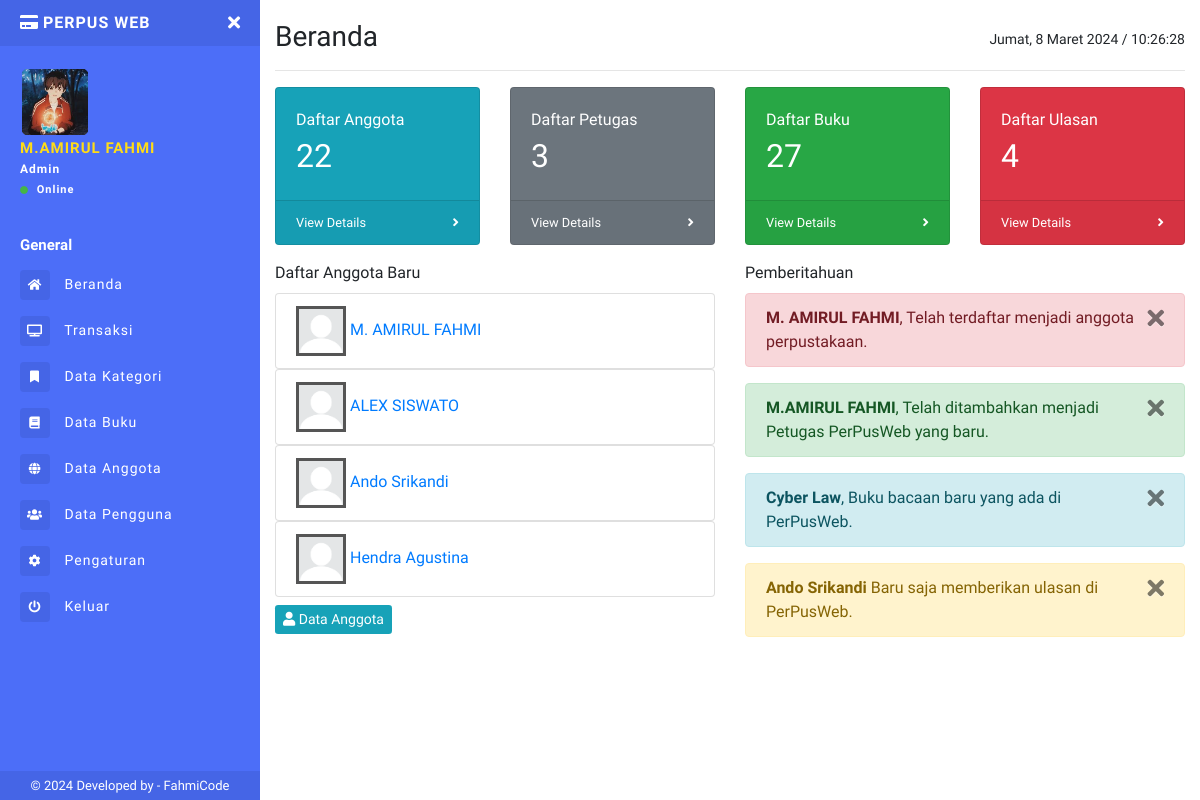
The app's page /admin/index.php (signed in) with its own data.
### tables this page shows
CREATE TABLE `tb_anggota` (
  `id_anggota` char(11) NOT NULL,
  `nisn` varchar(16) NOT NULL,
  `nama` varchar(50) NOT NULL,
  `kelas` varchar(25) NOT NULL,
  `username` varchar(45) NOT NULL,
  `password` varchar(45) NOT NULL,
  `foto` varchar(50) NOT NULL,
  `created_at` timestamp NULL DEFAULT current_timestamp(),
  `updated_at` varchar(40) DEFAULT NULL,
  `status` tinyint(4) NOT NULL
);

CREATE TABLE `tb_buku` (
  `id_buku` char(13) NOT NULL,
  `judul` varchar(50) NOT NULL,
  `penulis` varchar(50) NOT NULL,
  `penerbit` varchar(50) NOT NULL,
  `th_terbit` date DEFAULT NULL,
  `id_kategori` int(11) NOT NULL,
  `jumlah_buku` int(11) NOT NULL,
  `lokasi` varchar(25) NOT NULL,
  `gambar` varchar(50) NOT NULL,
  `created_by` int(11) NOT NULL,
  `tgl_input` date DEFAULT NULL
);

CREATE TABLE `tb_ulasan` (
  `id_ulasan` int(11) NOT NULL,
  `id_buku` varchar(15) NOT NULL,
  `id_anggota` varchar(15) NOT NULL,
  `ulasan` text NOT NULL,
  `rating` varchar(25) NOT NULL,
  `tgl_ulasan` varchar(40) NOT NULL,
  `balasan` varchar(100) DEFAULT NULL,
  `tgl_balasan` varchar(40) DEFAULT NULL
);

### admin/index.php (the view, shortened to what this page needs)
<?php
include 'sidebar.php';
$anggota = mysqli_query($conn, "SELECT * FROM tb_anggota");
$jumlah1 = mysqli_num_rows($anggota);
$pengguna = mysqli_query($conn, "SELECT * FROM tb_admin");
$jumlah2 = mysqli_num_rows($pengguna);
$buku = mysqli_query($conn, "SELECT * FROM tb_buku");
$jumlah3 = mysqli_num_rows($buku);
$tr = mysqli_query($conn, "SELECT * FROM tb_ulasan");
$jumlah4 = mysqli_num_rows($tr);
?>
<h1 class="h3 mb-0">
  Beranda
  <div class="float-right">
    <p id="date_time" style="font-size: 14px; margin-top:11px"></p>
  </div>
</h1>
<hr>
<div class="row">
  <?php
  if ($d['level'] == "Admin") { ?>
    <div class="col-xl-3 col-sm-6 mb-3">
      <div class="card text-white bg-info o-hidden h-100">
        <div class="card-body">
          <div class="card-body-icon">
            Daftar Anggota
          </div>
          <div class="mr-5" style="font-size:32px;"><?= $jumlah1; ?></div>
        </div>
        <a class="card-footer text-white clearfix small z-1" href="data-anggota.php">
          <span class="float-left">View Details</span>
          <span class="float-right">
            <i class="fas fa-angle-right"></i>
          </span>
        </a>
      </div>
    </div>
  <?php } ?>
  <div class="col-xl-3 col-sm-6 mb-3">
    <div class="card text-white bg-secondary o-hidden h-100">
      <div class="card-body">
        <div class="card-body-icon">
          Daftar Petugas
        </div>
        <div class="mr-5" style="font-size:32px;"><?= $jumlah2; ?></div>
      </div>
      <a class="card-footer text-white clearfix small z-1" href="data-admin.php">
        <span class="float-left">View Details</span>
        <span class="float-right">
          <i class="fas fa-angle-right"></i>
        </span>
      </a>
    </div>
  </div>
  <div class="col-xl-3 col-sm-6 mb-3">
    <div class="card text-white bg-success o-hidden h-100">
      <div class="card-body">
        <div class="card-body-icon">
          Daftar Buku
        </div>
        <div class="mr-5" style="font-size:32px;"><?= $jumlah3; ?></div>
      </div>
      <a class="card-footer text-white clearfix small z-1" href="data-buku.php">
        <span class="float-left">View Details</span>
        <span class="float-right">
          <i class="fas fa-angle-right"></i>
        </span>
      </a>
    </div>
  </div>
  <div class="col-xl-3 col-sm-6 mb-3">
    <div class="card text-white bg-danger o-hidden h-100">
      <div class="card-body">
        <div class="card-body-icon">
          Daftar Ulasan
        </div>
        <div class="mr-5" style="font-size:32px;"><?= $jumlah4; ?></div>
      </div>
      <a class="card-footer text-white clearfix small z-1" href="data-ulasan.php">
        <span class="float-left">View Details</span>
        <span class="float-right">
          <i class="fas fa-angle-right"></i>
        </span>
      </a>
    </div>
  </div>
</div>
<div class="row">
  <div class="col-md-6">
    <div class="panel">
      <header class="panel-heading mb-2">
        Daftar Anggota Baru
      </header>
      <?php
      $query = mysqli_query($conn, "SELECT * FROM tb_anggota ORDER BY created_at DESC LIMIT 4");
      while ($a = mysqli_fetch_assoc($query)) {
      ?>
        <ul class="list-group teammates">
          <li class="list-group-item">
            <a href="detail-anggota.php?kd_anggota=<?= $a['id_anggota']; ?>"><img src="../uploads/profil/<?= $a['foto']; ?>" width="50" height="50" style="border: 3px solid #555555;"></a>
            <a href="detail-anggota.php?kd_anggota=<?= $a['id_anggota']; ?>"><?= $a['nama']; ?></a>
          </li>
        </ul>
      <?php } ?>
      <div class="panel-footer bg-white">
        <a href="data-anggota.php" class="btn btn-sm btn-info mt-2"><i class="fa fa-user"></i> Data Anggota</a>
      </div>
    </div>
  </div>
  <div class="col-lg-6">
    <?php
    $anggota = mysqli_query($conn, "SELECT * FROM tb_anggota ORDER BY created_at DESC LIMIT 1");
    $admin = mysqli_query($conn, "SELECT * FROM tb_admin ORDER BY created_at DESC LIMIT 1");
    $buku = mysqli_query($conn, "SELECT * FROM tb_buku ORDER BY id_buku DESC LIMIT 1");
    $ulasan = mysqli_query($conn, "SELECT * FROM tb_ulasan JOIN tb_anggota ON tb_ulasan.id_anggota = tb_anggota.id_anggota ORDER BY tb_ulasan.tgl_ulasan DESC LIMIT 1");
    ?>
    <section class="panel">
      <header class="panel-heading mb-2">
        Pemberitahuan
      </header>
      <?php while ($u = mysqli_fetch_assoc($anggota)) { ?>
        <div class="panel-body" id="noti-box">
          <div class="alert alert-block alert-danger">
            <button data-dismiss="alert" class="close close-sm" type="button">
              <i class="fa fa-times"></i>
            </button>
            <strong><?= $u['nama']; ?></strong>, Telah terdaftar menjadi anggota perpustakaan.
          </div>
        <?php } ?>
        <?php while ($adm = mysqli_fetch_assoc($admin)) { ?>
          <div class="alert alert-success">
            <button data-dismiss="alert" class="close close-sm" type="button">
              <i class="fa fa-times"></i>
            </button>
            <strong><?= $adm['nama']; ?></strong>, Telah ditambahkan menjadi <?= $adm['level']; ?> PerPusWeb yang baru.
          </div>
        <?php } ?>
        <?php while ($bu = mysqli_fetch_assoc($buku)) { ?>
          <div class="alert alert-info">
            <button data-dismiss="alert" class="close close-sm" type="button">
              <i class="fa fa-times"></i>
            </button>
            <strong><?= $bu['judul']; ?></strong>, Buku bacaan baru yang ada di PerPusWeb.
          </div>
        <?php } ?>
        <?php while ($ul = mysqli_fetch_assoc($ulasan)) { ?>
          <div class="alert alert-warning">
            <button data-dismiss="alert" class="close close-sm" type="button">
              <i class="fa fa-times"></i>
            </button>
            <strong><?= $ul['nama']; ?> </strong> Baru saja memberikan ulasan di PerPusWeb.
          </div>
        <?php } ?>
    </section>
  </div>
</div>
<?php include 'footer.php'; ?>

### admin/sidebar.php (shortened to what this page needs)
<?php
include '../connection/koneksi.php';
$query = "SELECT * FROM tb_admin WHERE id = '" .  $_COOKIE['id_admin'] . "'";
$run = mysqli_query($conn, $query);
$d = mysqli_fetch_array($run);
?>
<!DOCTYPE html>
<html>
<head>
  <link rel="stylesheet" href="https://maxcdn.bootstrapcdn.com/bootstrap/4.0.0/css/bootstrap.min.css">
  <link href="../assets/css/style.css" rel="stylesheet">
  <link href="https://use.fontawesome.com/releases/v5.0.6/css/all.css" rel="stylesheet">
  <link href="../assets/vendor/datatables/dataTables.bootstrap4.min.css" rel="stylesheet">
  <link href="../assets/vendor/datatables/responsive.bootstrap4.min.css" rel="stylesheet">
</head>
<body>
  <div class="page-wrapper chiller-theme toggled">
    <nav id="sidebar" class="sidebar-wrapper">
      <div class="sidebar-content">
        <div class="sidebar-brand">
          <a href="./"><i class="fa fa-credit-card mr-1"></i>PerPus Web</a>
          <div id="close-sidebar">
            <i class="fas fa-times"></i>
          </div>
        </div>
        <div class="sidebar-header">
          <div class="user-pic" style="height:70px;width:70px;">
            <img class="img-responsive img-rounded" src="../uploads/profil/<?= $d['foto']; ?>" alt="User picture">
          </div>
          <div class="user-info">
            <span class="user-name"><?= $d['nama']; ?>
            </span>
            <span class="user-role"><?= $d['level'] ?></span>
            <span class="user-status">
              <i class="fa fa-circle"></i>
              <span>Online</span>
            </span>
          </div>
        </div>
        <div class="sidebar-menu">
          <ul>
            <li class="header-menu">
              <span>General</span>
            </li>
            <li>
              <a href="index.php">
                <i class="fas fa-home"></i>
                <span>Beranda</span>
              </a>
            </li>
            <li>
              <a href="transaksi.php">
                <i class="fa fa-tv"></i>
                <span>Transaksi</span>
              </a>
            </li>
            <li>
              <a href="kategori.php">
                <i class="fa fa-fw fa-bookmark"></i>
                <span>Data Kategori</span>
              </a>
            </li>
            <li>
              <a href="data-buku.php">
                <i class="fa fa-book"></i>
                <span>Data Buku</span>
              </a>
            </li>
            <li>
              <a href="data-anggota.php">
                <i class="fas fa-globe"></i>
                <span>Data Anggota</span>
              </a>
            </li>
            <?php
            if ($d['level'] == "Admin") { ?>
              <li>
                <a href="data-admin.php">
                  <i class="fas fa-users"></i>
                  <span>Data Pengguna</span>
                </a>
              </li>
            <?php  }  ?>
            <li>
              <a href="pengaturan.php">
                <i class="fa fa-cog"></i>
                <span>Pengaturan</span>
              </a>
            </li>
            <li>
              <a href="#Exit" data-toggle="modal">
                <i class="fa fa-power-off"></i>
                <span>Keluar</span>
              </a>
            </li>
          </ul>
        </div>
      </div>
      <div class="sidebar-footer">
        © 2024 Developed by - <a target="_blank" rel="noopener noreferrer" href="https://fahmi965.000webhostapp.com/Portofolio.html">
          FahmiCode</a>
      </div>
    </nav>
    <main class="page-content">
      <div class="container-fluid">

### records on screen
tb_anggota: foto (placeholder picture), nama "M. AMIRUL FAHMI"
tb_anggota: foto (placeholder picture), nama "ALEX SISWATO"
tb_anggota: foto (placeholder picture), nama "Ando Srikandi"
tb_anggota: foto (placeholder picture), nama "Hendra Agustina"
tb_buku: judul "Cyber Law"
tb_ulasan: id_anggota.nama "Ando Srikandi"

### other values on screen
$d['nama'] "M.AMIRUL FAHMI"
$d['level'] "Admin"
$jumlah1 "22"
$jumlah2 "3"
$jumlah3 "27"
$jumlah4 "4"
$adm['nama'] "M.AMIRUL FAHMI"
$adm['level'] "Petugas"
